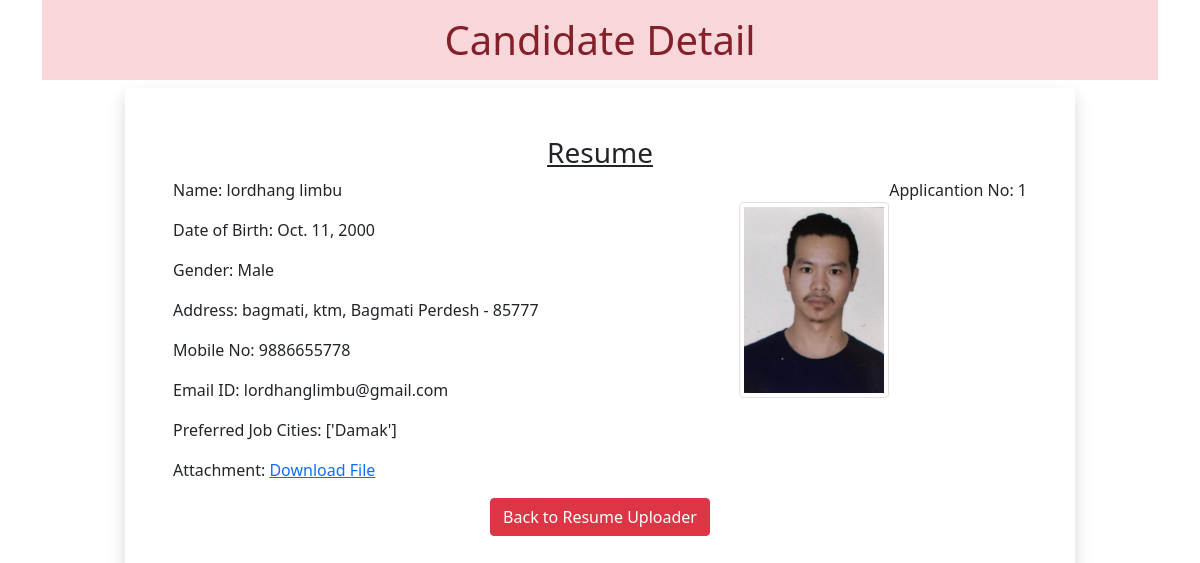
Screenshot of //1/ with the database file from the repository.
### enroll/models.py (models this page shows)
class Resume(models.Model):
  name = models.CharField(max_length=100)
  dob = models.DateField(auto_now=False, auto_now_add=False)
  gender = models.CharField(max_length=100)
  locality = models.CharField(max_length=100)
  city = models.CharField(max_length=100)
  pin = models.PositiveIntegerField()
  state = models.CharField(choices=STATE_CHOICE, max_length=50)
  mobile = models.PositiveIntegerField()
  email = models.EmailField()
  job_city = models.CharField(max_length=50)
  profile_image = models.ImageField(upload_to='profileimg', blank=True)
  my_file = models.FileField(upload_to='doc', blank=True)

### enroll/views.py (the view)
# urls.py: path('/<int:pk>/', views.CandidateView.as_view(), name='candidate'),
class CandidateView(View):
 def get(self, request, pk):
  candidate = Resume.objects.get(pk=pk)
  return render(request, 'enroll/candidate.html', {'candidate':candidate})

### enroll/templates/enroll/candidate.html (shortened to what this page needs)
<!DOCTYPE html>
{% load static %}
<html lang="en">
<head>
  <link href="https://cdn.jsdelivr.net/npm/bootstrap@5.0.0-beta2/dist/css/bootstrap.min.css" rel="stylesheet">
</head>
<body>
  <div class="container">
   <h1 class="alert-danger text-center p-3">Candidate Detail</h1>
   <div class="row">
    <div class="col-sm-10 shadow p-5 offset-sm-1">
     <h3 class="text-center"><u>Resume</u></h3>
     <p class="float-end">Applicantion No: {{candidate.id}}</p>
     <img src="{{candidate.profile_image.url}}" alt="" class="img-fluid img-thumbnail float-end mt-4" width="150" height="150">
     <p>Name: {{candidate.name}}</p>
     <p>Date of Birth: {{candidate.dob}}</p>
     <p>Gender: {{candidate.gender}}</p>
     <p>Address: {{candidate.locality}}, {{candidate.city}}, {{candidate.state}} - {{candidate.pin}}</p>
     <p>Mobile No: {{candidate.mobile}}</p>
     <p>Email ID: {{candidate.email}}</p>
     <p>Preferred Job Cities: {{candidate.job_city}}</p>
     <p>Attachment: <a href="{{candidate.my_file.url}}">Download File</a></p>
    <div class="text-center">
     <a href="/home" class="btn btn-danger">Back to Resume Uploader </a>
    </div>
    </div>
   </div>
  </div>
</body>
</html>

### rows the page displays
Resume: id "1", profile_image (picture), name "lordhang limbu", dob "Oct. 11, 2000", gender "Male", locality "bagmati", city "ktm", state "Bagmati Perdesh", pin "85777", mobile "9886655778", email "lordhanglimbu@gmail.com", job_city "['Damak']"
